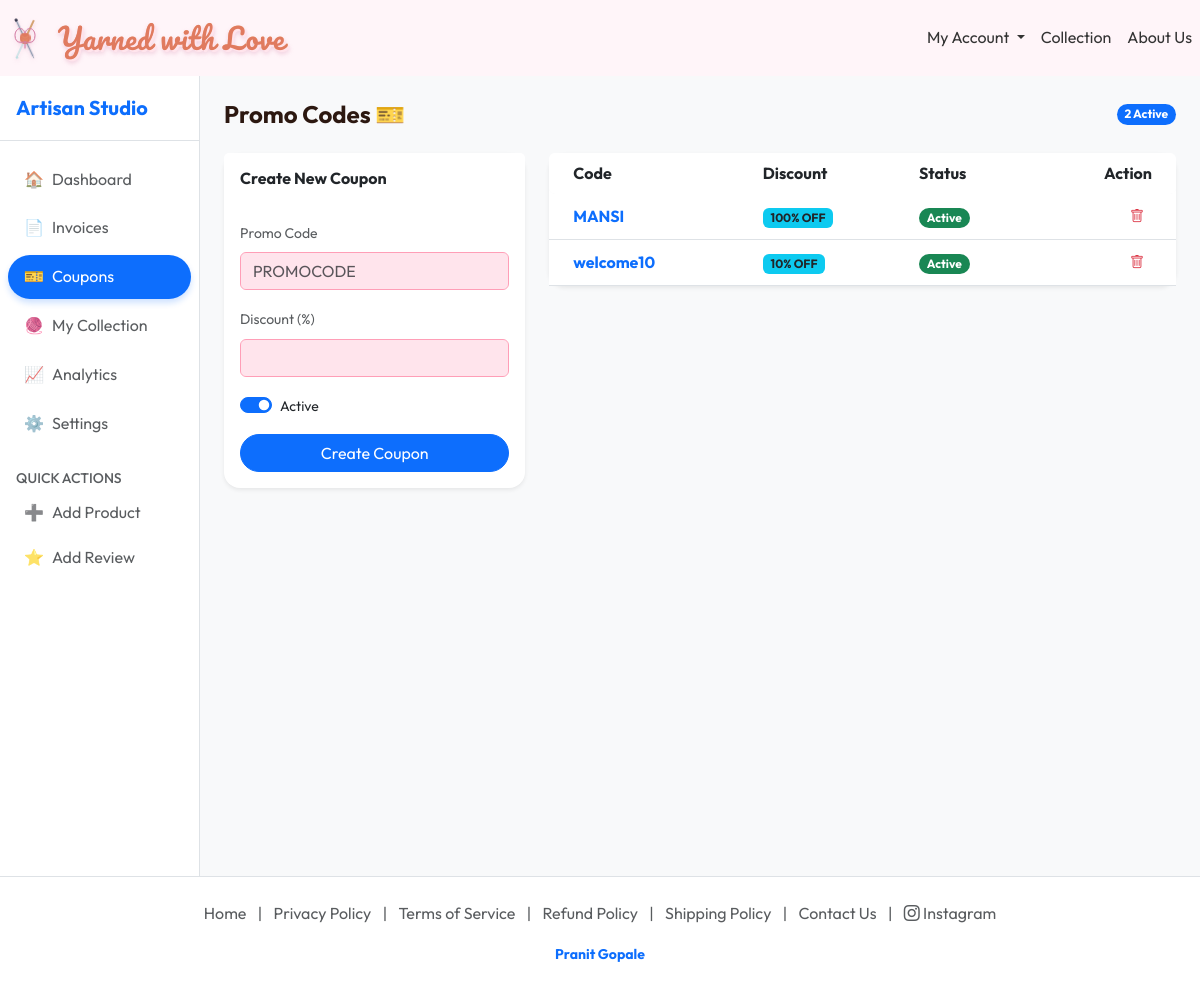
The page /artisan/coupons/ (signed in) on the database its author committed.
### store/models.py (models this page shows, shortened)
class Coupon(models.Model):
    code = models.CharField(max_length=50, unique=True)
    discount_percentage = models.IntegerField(validators=[MinValueValidator(0), MaxValueValidator(100)])
    active = models.BooleanField(default=True)

### store/views.py (the view)
# urls.py: path('artisan/coupons/', views.artisan_coupons, name='artisan_coupons'),
@login_required
@user_passes_test(lambda u: u.is_artisan)
def artisan_coupons(request):
    coupons = Coupon.objects.all().order_by('-id')
    return render(request, 'store/artisan_coupons.html', {'coupons': coupons, 'form': CouponForm()})

### store/forms.py
class CouponForm(forms.ModelForm):
    class Meta:
        model = Coupon
        fields = ['code', 'discount_percentage', 'active']
        widgets = {
            'code': forms.TextInput(attrs={'class': 'form-control', 'placeholder': 'PROMOCODE'}),
            'discount_percentage': forms.NumberInput(attrs={'class': 'form-control', 'min': '1', 'max': '100'}),
            'active': forms.CheckboxInput(attrs={'class': 'form-check-input'}),
        }

### users/context_processors.py (called while the page is built)
def artisan_global_data(request):
    if request.user.is_authenticated and request.user.is_artisan:
        return {
            'my_products': Product.objects.filter(artisan=request.user)
        }
    return {}

### templates/store/artisan_coupons.html (shortened to what this page needs)
{% extends 'store/artisan_base.html' %}
{% block artisan_content %}
<div class="d-flex justify-content-between align-items-center mb-4">
    <h2 class="h4 fw-bold mb-0">Promo Codes 🎫</h2>
    <span class="badge bg-primary rounded-pill">{{ coupons.count }} Active</span>
</div>
<div class="row">
    <div class="col-md-4 mb-4">
        <div class="card border-0 shadow-sm rounded-4">
            <div class="card-header bg-white py-3 border-0">
                <h6 class="fw-bold mb-0">Create New Coupon</h6>
            </div>
            <div class="card-body">
                <form action="{% url 'add_coupon' %}" method="post">
                    <div class="mb-3">
                        <label class="form-label small text-muted">Promo Code</label>
                        {{ form.code }}
                    </div>
                    <div class="mb-3">
                        <label class="form-label small text-muted">Discount (%)</label>
                        {{ form.discount_percentage }}
                    </div>
                    <div class="mb-3 form-check form-switch">
                        {{ form.active }}
                        <label class="form-check-label small" for="{{ form.active.id_for_label }}">Active</label>
                    </div>
                    <div class="d-grid">
                        <button type="submit" class="btn btn-primary rounded-pill">Create Coupon</button>
                    </div>
                </form>
            </div>
        </div>
    </div>
    <div class="col-md-8">
        <div class="card border-0 shadow-sm rounded-4">
            <div class="card-body p-0">
                <div class="table-responsive">
                    <table class="table table-hover align-middle mb-0">
                        <thead class="bg-light">
                            <tr>
                                <th class="border-0 ps-4 rounded-start">Code</th>
                                <th class="border-0">Discount</th>
                                <th class="border-0">Status</th>
                                <th class="border-0 pe-4 rounded-end text-end">Action</th>
                            </tr>
                        </thead>
                        <tbody>
                            {% for coupon in coupons %}
                            <tr>
                                <td class="ps-4 fw-bold text-primary">{{ coupon.code }}</td>
                                <td><span class="badge bg-info text-dark">{{ coupon.discount_percentage }}% OFF</span>
                                </td>
                                <td>
                                    {% if coupon.active %}
                                    <span class="badge bg-success rounded-pill">Active</span>
                                    {% else %}
                                    <span class="badge bg-secondary rounded-pill">Inactive</span>
                                    {% endif %}
                                </td>
                                <td class="pe-4 text-end">
                                    <form action="{% url 'delete_coupon' coupon.pk %}" method="post" class="d-inline"
                                        onsubmit="return confirm('Delete this coupon?');">
                                        <button type="submit" class="btn btn-sm btn-outline-danger border-0"><i
                                                class="bi bi-trash"></i></button>
                                    </form>
                                </td>
                            </tr>
                            {% empty %}
                            <tr>
                                <td colspan="4" class="text-center py-5 text-muted">No coupons created yet.</td>
                            </tr>
                            {% endfor %}
                        </tbody>
                    </table>
                </div>
            </div>
        </div>
    </div>
</div>
{% endblock %}

### static/css/style.css (style rules this page uses)
:root { --primary-color: #d47fa6; --secondary-color: #ff9eb7; --accent-color: #eebbce; --bg-light: #fff5f9; --text-dark: #2c1810; --white: #ffffff; --shadow: 0 10px 30px rgba(212, 127, 166, 0.15); }
body { font-family: 'Outfit', sans-serif; color: var(--text-dark); background-color: var(--bg-light); margin: 0; line-height: 1.6; }
.form-control { background-color: #ffe4ec !important; border: 1px solid var(--secondary-color); color: var(--text-dark); }

### rows shown on the page
Coupon: code "MANSI", discount_percentage "100", active "Active"
Coupon: code "welcome10", discount_percentage "10", active "Active"

### other values the page prints
{{ coupons.count }} "2"
